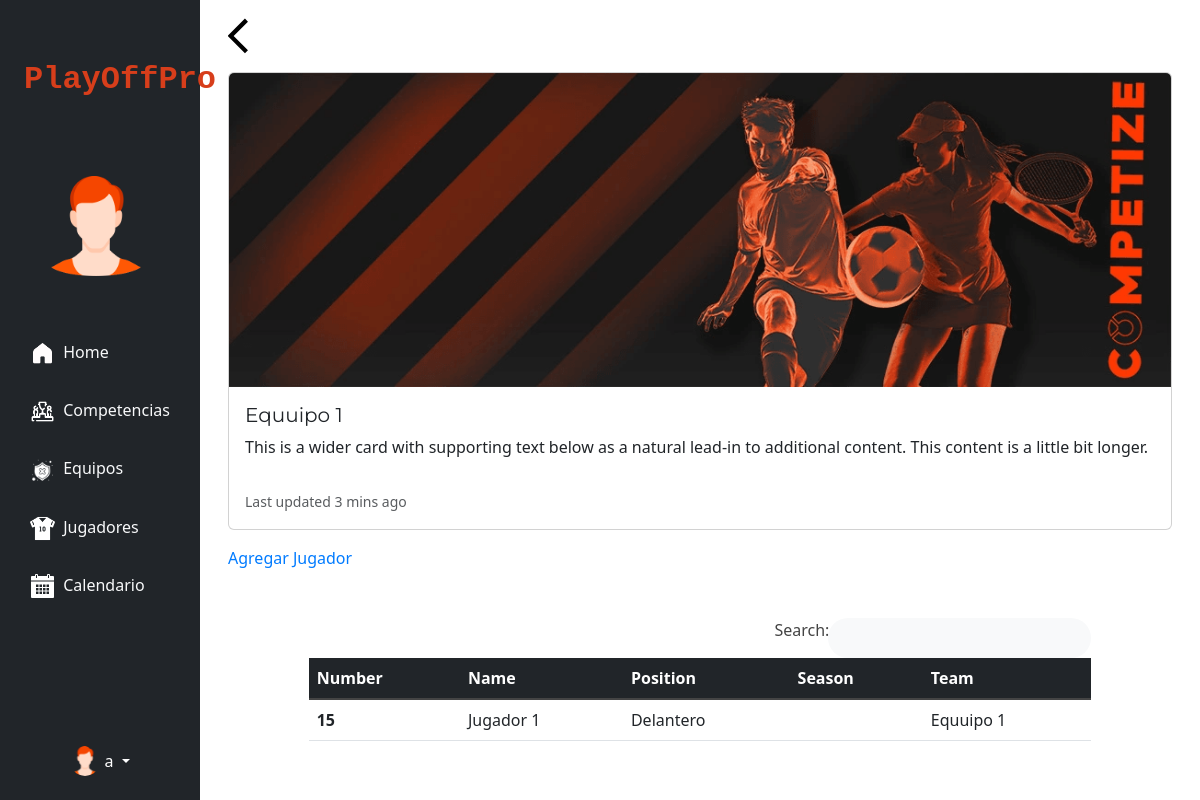
/competitions/4/inscription_player/68/ (signed in), run on the app's committed database.
### myapp/models.py (models this page shows, shortened)
class Team(models.Model):
    name = models.CharField(max_length=50)
    city = models.CharField(max_length=50, blank=True)
    country = models.CharField(max_length=50, blank=True)
    image = models.ImageField(upload_to='team_images/', blank=True, null=True)
    user = models.ForeignKey(User, on_delete=models.CASCADE, null=True, related_name='teams')
    competition = models.ManyToManyField(Competition, through='Inscription', related_name='teams')
    groups = models.ManyToManyField(Group, related_name='teams', blank=True)
    seasons = models.ManyToManyField(Season, through='TeamSeasonInscription', related_name='teams')

class Player(models.Model):
    name = models.CharField(max_length=50)
    number_player = models.IntegerField()
    position = models.CharField(max_length=50)
    image = models.ImageField(upload_to='player_images/', blank=True, null=True)
    user = models.ForeignKey(User, on_delete=models.CASCADE, null=True, related_name='players')

class PlayerTeamSeason(models.Model):
    player = models.ForeignKey(Player, on_delete=models.CASCADE)
    team = models.ForeignKey(Team, on_delete=models.CASCADE)

### myapp/views.py (the view)
# urls.py: path('competitions/<int:id_competition>/inscription_player/<int:id_team>/', views.inscription_team,
def inscription_team(request, id_competition, id_team):
    team = get_object_or_404(Team, pk=id_team)
    competition = get_object_or_404(Competition, pk=id_competition)
    players = Player.objects.filter(playerteamseason__team=team)  # Filtrar por el equipo en PlayerTeamSeason
    return render(request, 'inscription_team.html', {
        'team': team,
        'competition': competition,
        'players': players,
    })

### myapp/templates/inscription_team.html (shortened to what this page needs)
{% extends 'base.html' %}
{% load static %}
{% block content %}
    <div class="row">
        <div class="col">
            <a class="" href="{% url 'competition_detail' competition.id %}"><img
                    src="{% static 'img/back.png' %}"
                    alt=""></a>
        </div>
    </div>
    <div class="card mb-3 mt-3">
        <img src="{% static 'img/bannerPlaceholder.png' %}" class="card-img-top" alt="...">
        <div class="card-body">
            <h5 class="card-title">{{ team.name }}</h5>
            <p class="card-text">This is a wider card with supporting text below as a natural lead-in to additional
                content. This content is a little bit longer.</p>
            <p class="card-text"><small class="text-body-secondary">Last updated 3 mins ago</small></p>
        </div>
    </div>
    <a href="{% url 'new_player' competition.id team.id %}">Agregar Jugador</a>
    <div class="mt-5 container-">
        <div class="row">
            <div class="col-md-10 mx-auto">
                <div class="d-flex justify-content-end ">
                    <form class="d-none d-sm-inline-block form-inline mr-2 mr-md-3 my-2 my-md-0 mw-100">
                        <div class="input-group">
                            <label class="sr-only" for="search">Search:</label>
                            <input type="text" class="form-control bg-light border-0 rounded-pill py-2 px-3"
                                   name="search"
                                   id="search-table" aria-label="Search" aria-describedby="basic-addon2"
                                   onkeyup="searchTablePlayer()">
                        </div>
                    </form>
                </div>
                <table class="table table-hover " id="player_table">
                    <thead class="table-dark">
                    <tr>
                        <th scope="col">Number</th>
                        <th scope="col">Name</th>
                        <th scope="col">Position</th>
                        <th scope="col">Season</th>
                        <th scope="col">Team</th>
                    </tr>
                    </thead>
                    <tbody class="table-group-divider">
                    {% for player in players %}
                        <tr style="cursor: pointer" onclick="window.location='{% url 'player_detail' player.id %}'">
                            <th scope="row">{{ player.number_player }}</th>
                            <td>{{ player.name }}</td>
                            <td>{{ player.position }}</td>
                            <td>
                            </td>
                            <td>
                                {% for player_team_season in player.playerteamseason_set.all %}
                                    {{ player_team_season.team.name }}{% if not forloop.last %}, {% endif %}
                                {% endfor %}
                            </td>
                        </tr>
                    {% endfor %}
                    </tbody>
                </table>
            </div>
        </div>
    </div>
{% endblock %}

### myapp/templates/base.html (shortened to what this page needs)
{% load static %}
<!DOCTYPE html>
<html lang="en">
<head>
    <link href="https://cdn.jsdelivr.net/npm/bootstrap@5.3.0/dist/css/bootstrap.min.css" rel="stylesheet"
>
    <link rel="stylesheet" href="https://cdnjs.cloudflare.com/ajax/libs/animate.css/4.1.1/animate.min.css">
    <link rel="stylesheet" href="{% static 'css/css_base.css' %}">
</head>
<body class="d-flex flex-column min-vh-100">
{% if user.is_authenticated %}
    <nav>
        <div class="container-fluid">
            <div class="row flex-nowrap">
                <div class="col-auto col-md-3 col-xl-2 px-sm-2 px-0 bg-dark position-fixed" style="top: 0; bottom: 0;">
                    <div class="d-flex flex-column align-items-center justify-content-center px-3 pt-2 text-white min-vh-100">
                        <a href="{% url 'home' %}"
                           class="d-flex align-items-center pb-3 mb-md-0 me-md-auto text-white text-decoration-none">
                        <span class="fs-2 fw-bold d-none d-sm-inline text-center text-orange"
                              style="color: #d73e1b; font-family: 'Arial Black',monospace">ㅤPlayOffPro
                        </span>
                        </a>
                        <ul class="nav nav-pills flex-column mb-sm-auto mb-0 align-items-center align-items-sm-start"
                            id="menu">
                            <li class="nav-item mt-5 px-3">
                                <a href="#" class="nav-link align-middle px-0">
                                    <div class="image-container d-flex align-items-center justify-content-center">
                                        <img src="{% static 'img/default_male.png' %}" class="card-img-top img-fluid"
                                             style="width: 100px; height: 100px;">
                                    </div>
                                </a>
                            </li>
                            <li class="nav-item mt-5">
                                <a href="{% url 'home' %}" class="nav-link align-middle px-0">
                                    <img src="{% static 'img/casa (1).png' %}" alt="hugenerd" width="25" height="25">
                                    <span
                                            class="ms-1 d-none d-sm-inline text-light">Home</span>
                                </a>
                            </li>
                            <li class="nav-item mt-3">
                                <a href="{% url 'competitions' %}" class="nav-link align-middle px-0">
                                    <img src="{% static 'img/competicion.png' %}" alt="" width="25" height="25">
                                    <span class="ms-1 d-none d-sm-inline text-light">Competencias</span>
                                </a>
                            </li>
                            <li class="nav-item mt-3">
                                <a href="{% url 'teams' %}" class="nav-link align-middle px-0">
                                    <img src="{% static 'img/escudo.png' %}" alt="" width="25" height="25">
                                    <span
                                            class=" text-light ms-1 d-none d-sm-inline">Equipos</span>
                                </a>
                            </li>
                            <li class="nav-item mt-3">
                                <a href="{% url 'players' %}" class="nav-link align-middle px-0">
                                    <img src="{% static 'img/jugador.png' %}" alt="" width="25" height="25">
                                    <span
                                            class="text-light ms-1 d-none d-sm-inline">Jugadores</span>
                                </a>
                            </li>
                            <li class="nav-item mt-3">
                                <a href="" class="nav-link align-middle px-0">
                                    <img src="{% static 'img/calendario.png' %}" alt="" width="25" height="25">
                                    <span class="text-light ms-1 d-none d-sm-inline">Calendario</span>
                                </a>
                            </li>
                        </ul>
                        <div class="dropdown pb-4">
                            <a href="#"
                               class="d-flex align-items-center text-white text-decoration-none dropdown-toggle"
                               id="dropdownUser1" data-bs-toggle="dropdown" aria-expanded="false">
                                <img src="{% static 'img/default_male.png' %}" alt="hugenerd" width="30" height="30"
                                     class="rounded-circle">
                                <span class="d-none d-sm-inline mx-1">{{ user.username }}</span>
                            </a>
                        </div>
                    </div>
                </div>
                <div class="col offset-md-3 offset-xl-2 py-3">
                    <div class="mx-3">
                        {% block content %}{% endblock %}
                    </div>
                </div>
            </div>
        </div>
    </nav>
{% endif %}
</body>
</html>

### myapp/static/css/css_base.css (style rules this page uses)
body { background: #fff; color: #444; font-family: "Open Sans", sans-serif; }
a { color: #007bff; text-decoration: none; transition: 0.5s; }
p { padding: 0; margin: 0 0 30px 0; }
h3, h4, h5, h6 { font-family: "Montserrat", sans-serif; font-weight: 400; margin: 0 0 20px 0; padding: 0; }

### myapp/templates/base.html (style rules this page uses)
body { font-family: CentraNube, system-ui, BlinkMacSystemFont, Helvetica Neue, arial, sans-serif; }

### data on the page
Team: name "Equuipo 1"
Player: number_player "15", name "Jugador 1", position "Delantero"
PlayerTeamSeason: team.name "Equuipo 1"

### other printed values
{{ user.username }} "a"
